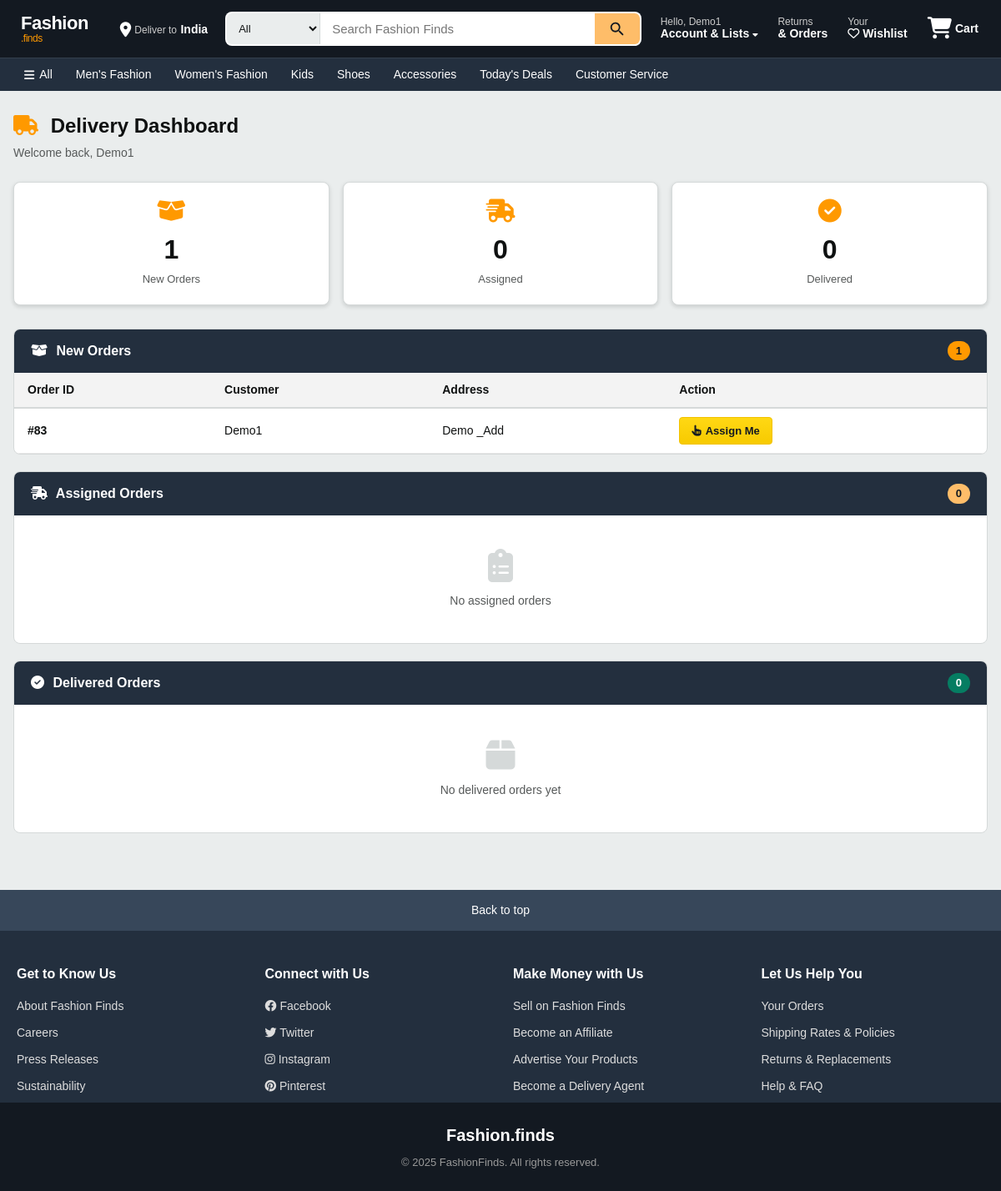
Before: /delivery/dashboard (signed in) with the older database file.
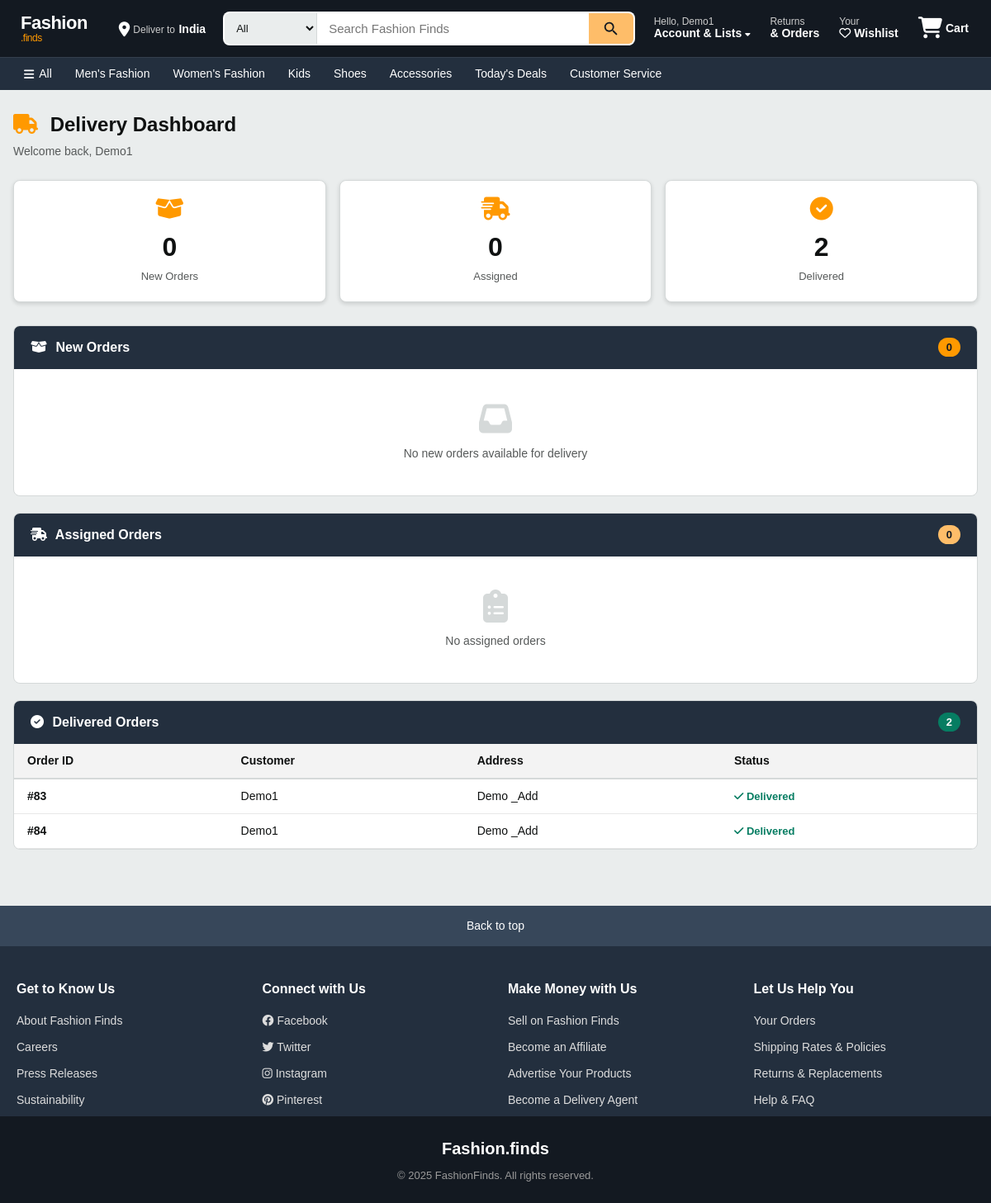
After: the same page with the newer database file.
### app/models.py (models this page shows, shortened)
class Order(db.Model):
    __tablename__ = 'orders'
    id = db.Column(db.Integer, primary_key=True)
    user_id = db.Column(db.Integer, db.ForeignKey('users.id'), nullable=False)
    total_price = db.Column(db.Float, nullable=False)
    status = db.Column(db.String(50), nullable=False, default="Pending")  # ('Pending', 'Shipped', 'Delivered', 'Cancelled')
    order_date = db.Column(db.DateTime, nullable=False, default=lambda: datetime.now(timezone.utc))
    delivery_date = db.Column(db.DateTime, nullable=True)
    order_items = db.relationship('OrderItem', backref='order', lazy=True, cascade="all, delete-orphan")
    delivery_person_id = db.Column(db.Integer, db.ForeignKey('users.id'), nullable=True)
    customer_name = db.Column(db.String(100), nullable=False)
    address_line_1 = db.Column(db.String(100), nullable=False)
    state = db.Column(db.String(100), nullable=False)
    city = db.Column(db.String(100), nullable=False)
    pincode = db.Column(db.String(20), nullable=False)
    mail = db.Column(db.String(50), nullable=False)

### app/delivery.py (the view)
@delivery_bp.route('/dashboard')
@login_required
def dashboard():
    person = current_user
    if not person:
        return "User not found", 404  # Handle non-existent users
    available_orders = Order.query.filter_by(city=person.city, delivery_person_id=None).all()
    delivered_orders = Order.query.filter_by(status="Delivered", delivery_person_id=person.id).all()
    assigned_orders = Order.query.filter(Order.delivery_person_id == person.id, Order.status != "Delivered").all()
    return render_template('delivery_dashboard.html', person=person, new_orders=available_orders, assigned_orders=assigned_orders, delivered=delivered_orders)

### app/templates/delivery_dashboard.html (shortened to what the changed rows need)
{% extends "base.html" %}
{% block content %}
<div class="del-dash-page">
    <div class="del-dash-header">
        <h1><i class="fas fa-truck"></i> Delivery Dashboard</h1>
    </div>
    <div class="del-dash-stats">
        <div class="del-stat-card">
            <i class="fas fa-box-open"></i>
            <div class="del-stat-value">{{ new_orders|length }}</div>
            <div class="del-stat-label">New Orders</div>
        </div>
        <div class="del-stat-card">
            <i class="fas fa-check-circle"></i>
            <div class="del-stat-value">{{ delivered|length }}</div>
            <div class="del-stat-label">Delivered</div>
        </div>
    </div>
    <div class="del-dash-section">
        <div class="del-section-header">
            <h2><i class="fas fa-box-open"></i> New Orders</h2>
            <span class="del-badge">{{ new_orders|length }}</span>
        </div>
        {% if new_orders %}
        <div class="del-table-wrap">
            <table class="del-table">
                <thead>
                    <tr>
                        <th>Order ID</th>
                        <th>Customer</th>
                        <th>Address</th>
                        <th>Action</th>
                    </tr>
                </thead>
                <tbody>
                    {% for order in new_orders %}
                    <tr>
                        <td><strong>#{{ order.id }}</strong></td>
                        <td>{{ order.customer_name }}</td>
                        <td>{{ order.address_line_1 }}</td>
                        <td>
                            <a href="{{ url_for('delivery.assign_delivery', order_id=order.id) }}" class="del-btn del-btn-assign">
                                <i class="fas fa-hand-pointer"></i> Assign Me
                            </a>
                        </td>
                    </tr>
                    {% endfor %}
                </tbody>
            </table>
        </div>
        {% else %}
        <div class="del-empty">
            <i class="fas fa-inbox"></i>
            <p>No new orders available for delivery</p>
        </div>
        {% endif %}
    </div>
    <div class="del-dash-section">
        <div class="del-section-header">
            <h2><i class="fas fa-shipping-fast"></i> Assigned Orders</h2>
        </div>
    </div>
    <div class="del-dash-section">
        <div class="del-section-header">
            <h2><i class="fas fa-check-circle"></i> Delivered Orders</h2>
            <span class="del-badge del-badge-success">{{ delivered|length }}</span>
        </div>
        {% if delivered %}
        <div class="del-table-wrap">
            <table class="del-table">
                <thead>
                    <tr>
                        <th>Order ID</th>
                        <th>Customer</th>
                        <th>Address</th>
                        <th>Status</th>
                    </tr>
                </thead>
                <tbody>
                    {% for order in delivered %}
                    <tr>
                        <td><strong>#{{ order.id }}</strong></td>
                        <td>{{ order.customer_name }}</td>
                        <td>{{ order.address_line_1 }}</td>
                        <td><span class="del-status-delivered"><i class="fas fa-check"></i> Delivered</span></td>
                    </tr>
                    {% endfor %}
                </tbody>
            </table>
        </div>
        {% else %}
        <div class="del-empty">
            <i class="fas fa-box"></i>
            <p>No delivered orders yet</p>
        </div>
        {% endif %}
    </div>
</div>
{% endblock %}

Changed rows visible on the page:
changed Order id 83: moves from the list under "New Orders" to the list under "Delivered Orders"
added Order: id "84", customer_name "Demo1", address_line_1 "Demo _Add", shown under "Delivered Orders"
Other visible differences:
{{ new_orders|length }}: "1" → "0"
{{ delivered|length }}: "0" → "2"
text no longer shown: "Action No delivered orders yet"
text now shown: "No new orders available for delivery Status"
